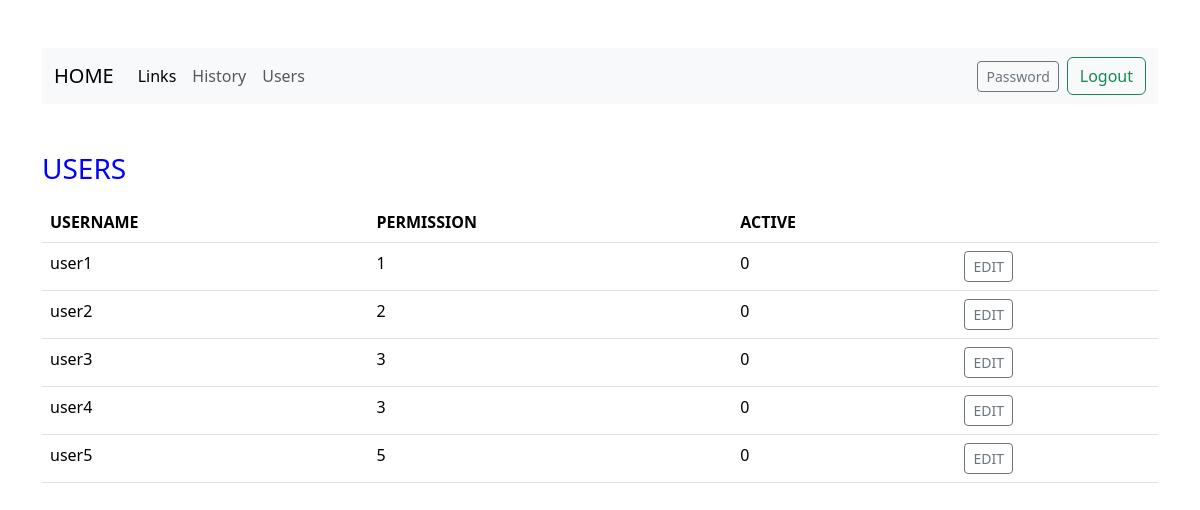
The page /users (signed in) on the database as committed earlier.
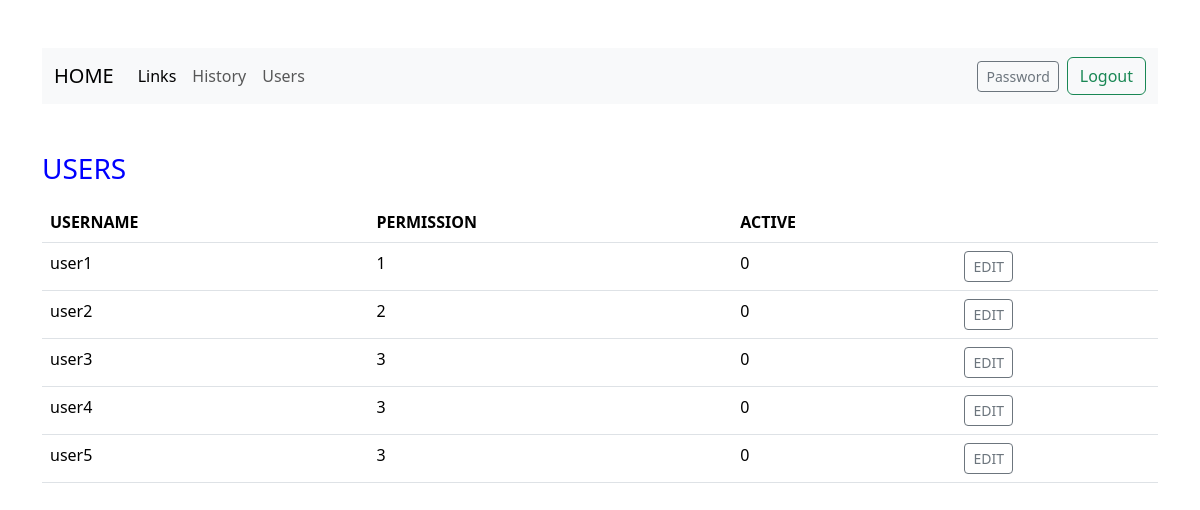
The same page on the database as committed later.
### tables this page shows
CREATE TABLE users (id INTEGER PRIMARY KEY AUTOINCREMENT NOT NULL, username TEXT NOT NULL, hash TEXT NOT NULL, permission INTEGER DEFAULT 4 NOT NULL, active BLOB DEFAULT 0 NOT NULL);

### app.py (the view)
@app.route("/users")
def users():
    userID = session["user_id"]
    users = db.execute("SELECT * FROM users WHERE id > 1")
    return render_template("users.html", users = users)

### templates/users.html (shortened to what this page needs)
{% extends "layout.html" %}
{% block body %}
<div class="mb-3"><h3>USERS</h3></div>
    <table class="table">
        <thead>
            <tr>
                <th>USERNAME</th>
                <th>PERMISSION</th>
                <th>ACTIVE</th>
                <th></th>
            </tr>
        </thead>
        <tbody>
            {% for user in users %}
            <tr>
                <td> {{ user["username"] }}</td>
                <td> {{ user["permission"] }}</td>
                <td> {{ user["active"] }}</td>
                <td>
                  <form action="/edituser" method="post">
                    <button type="submit" class="btn btn-sm btn-outline-secondary" >EDIT</button>
                  </form>
                </td>
            </tr>
            {% endfor %}
        </tbody>
    </table>
{% endblock %}

### templates/layout.html (shortened to what this page needs)
<!DOCTYPE HTML>
<html lang="en">
    <head>
        <link rel="stylesheet" href="styles.css">
        <link href="https://cdn.jsdelivr.net/npm/bootstrap@5.3.3/dist/css/bootstrap.min.css" rel="stylesheet">
        <link rel="stylesheet" href="styles.css">
    </head>
    <body class="">
      <div class="container py-5">
        <nav class="navbar navbar-expand-lg bg-body-tertiary">
      <div class="container-fluid" id="navbar">
        <a class="navbar-brand mb-0 h1" href="/">HOME</a>
        <div class="collapse navbar-collapse" id="navbarSupportedContent">
          {% if session.get("user_id") %}
          <ul class="navbar-nav me-auto mb-2 mb-lg-0">
            <li class="nav-item">
              <a class="nav-link active" href="/links">Links</a>
            {% if session.get("permission") > 2 %}
            </li>
            <li class="nav-item">
              <a class="nav-link disabled" href="/history">History</a>
            </li>
            {% else %}
            </li>
            <li class="nav-item">
              <a class="nav-link" href="/history">History</a>
            </li>
            {% endif %}
            {% if session.get("permission") > 1 %}
            <li class="nav-item">
              <a class="nav-link disabled" aria-disabled="true">Users</a>
            </li>
            {% else %}
            <li class="nav-item">
              <a class="nav-link" href="/users">Users</a>
            </li>
            {% endif %}
          </ul>
          <form class="d-flex" action="/password">
            <button class="btn btn-sm btn-outline-secondary me-2" type="submit">Password</button>
          </form>
          <form class="d-flex" action="/logout">
            <button class="btn btn-outline-success" type="submit">Logout</button>
          </form>
          {% endif %}
        </div>
      </div>
    </nav>
    <br><br>
        {% block body %}{% endblock %}
      </div>
    </body>
</html>

### templates/styles.css (style rules this page uses)
h1, h2, h3, h4, h5, h6, p { color: blue; }

Rows that differ between the two databases and show on the page:
changed users "user5": permission "5" → "3"
